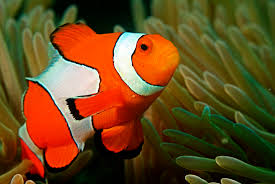
#> input picture Image_Segementation/nemo.png, 275 x 184 px
$ jupyter execute testing.ipynb
#> lines starting #> are read from the running program, lines starting #| are printed output that depends on the picture; after the words box and inside, x2 and y2 are one past the last pixel; in counts of white or black regions, pixels touching at a corner belong together
[cell 1]
from skimage.color import rgb2gray
import numpy as np
import cv2
import matplotlib.pyplot as plt
from scipy import ndimage

[cell 2]
# image = plt.imread('2018Proj1_train/2.14.png')
image = plt.imread('nemo.png')
#> image is the input picture: shape (184, 275, 3) float32; mean R, G, B 0.404, 0.283, 0.12

plt.imshow(image)

gray = rgb2gray(image)
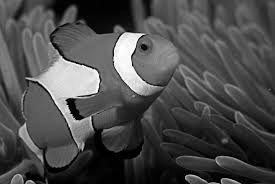
#> gray: shape (184, 275) float32; min 0, max 1, mean 0.297

gray_r = gray.reshape(gray.shape[0] * gray.shape[1])
for i in range(gray_r.shape[0]):
    if gray_r[i] > gray_r.mean():
        gray_r[i] = 1
    else:
        gray_r[i] = 0

print("hello")
gray = gray_r.reshape(gray.shape[0], gray.shape[1])
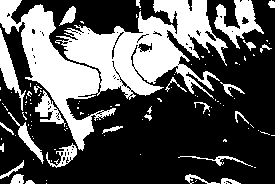
#> gray: shape (184, 275) float32; values 0 (black) and 1 (white), 34% white; 107 white regions (81 under 20 px), largest, box (x1, y1, x2, y2) and area: (0, 0, 228, 151) 12977, (214, 0, 264, 49) 998, (0, 28, 26, 111) 633
plt.imshow(gray, cmap='gray')

plt.show()
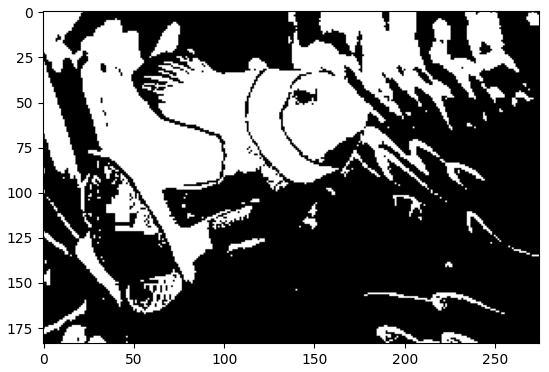
#> figure drawn by matplotlib, 1 panel

[cell 3]
# using laplace convovle filter to see how vertcal and horizontal lines are detected

grid = cv2.imread('/Users/aashirmeeran/Desktop/Machine-Learning/Image_Segementation/index.png')
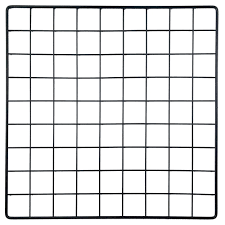
#> input picture Image_Segementation/index.png, 225 x 225 px, found by its file name
#> grid is the input picture: shape (225, 225, 3); mean B, G, R 227.6, 227.1, 226.8
gray = rgb2gray(grid)
#> gray: shape (225, 225) float64
print(gray.shape)
#| (225, 225)
plt.imshow(grid)
laplace_kernel = np.array([np.array([1, 1, 1]), np.array([1, -8, 1]), np.array([1, 1, 1])])
print(laplace_kernel)

out_l = ndimage.convolve(gray, laplace_kernel, mode='reflect')
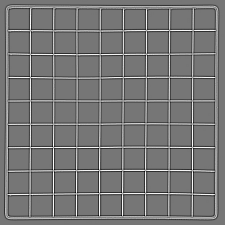
#> out_l: shape (225, 225) float64; min -4.94, max 5.73, mean -1.8e-17; drawn with min black and max white
plt.imshow(out_l, cmap='gray')


plt.show()
#> figure, not shown here; B, G, R data is drawn as R, G, B
